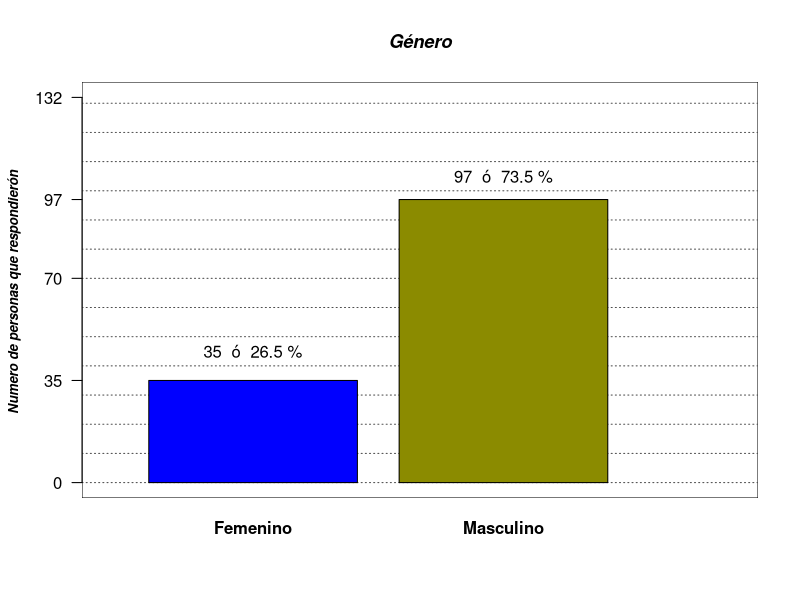
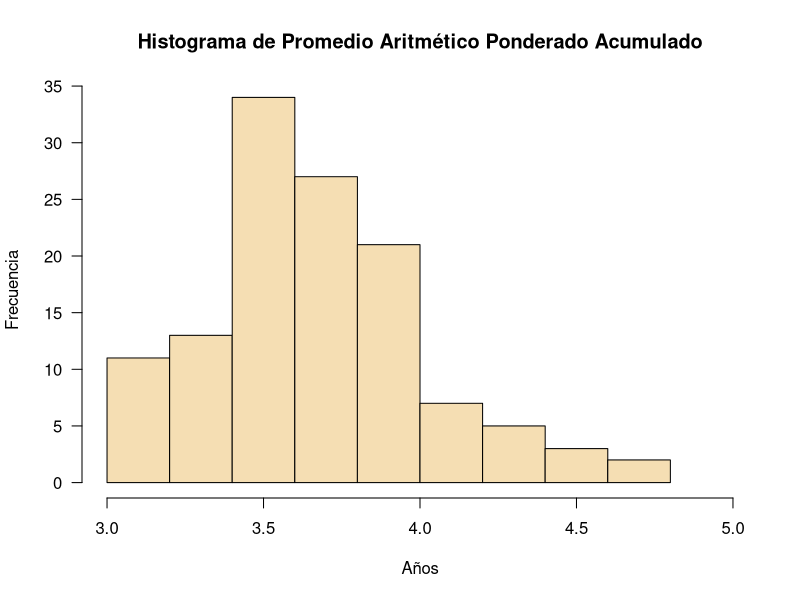

Recreate these plots in R, in order.
## ---- chunk 1
knitr::opts_chunk$set(echo = FALSE,
                      message = FALSE,
                      warning = FALSE)
## ---- chunk 2
encuesta <- read.csv2("Encuesta_habitos_dep.csv", 
                       encoding = "UTF-8",
                       dec = ".")
## ---- chunk 3
#grafica de variable genero

par(bg="white")
plot(seq(0,3, length.out = 132), seq(0,132, length.out = 132), type="n",
     main   = "Género",
     
     font.main = 4,
     font.lab  = 4,
     cex.main  = 1.1,
     cex.lab   = 0.8,
     cex.sub   = 0.8,
     axes      = FALSE,
     xlab      = " ",
     ylab      = "Numero de personas que respondierón ",
     
     )

rect(par("usr")[1],par("usr")[3],par("usr")[2],par("usr")[4],col="white")

abline(h   = seq(0,132,10), 
       col = rep("grey30",17), 
       lty = 3,
       
       )

#guardar los datos de la columna en una tabla
tabla1 <- table(encuesta$genero)

#mostramos con barplot la tabla1
grafica1 <- barplot(tabla1,
                col       = c("blue", "yellow4"),
                font.axis = 2,
                axes      = FALSE,
                add       = TRUE
                )
axis(2, at = c(0,35,70,97,132),las = 1)

text(grafica1,
     c(45,105),
     labels = paste(tabla1," ó ",round((tabla1/sum(tabla1)*100),1),"%")
     )
## ---- chunk 4
papa <- as.numeric(encuesta$PAPA)

par(bg = "white")

hist(papa, main = "Histograma de Promedio Aritmético Ponderado Acumulado",
     xlab = "Años", ylab = "Frecuencia",
     border = "black",
     col = "wheat",
     las =1,
     xlim = c(3,5))
